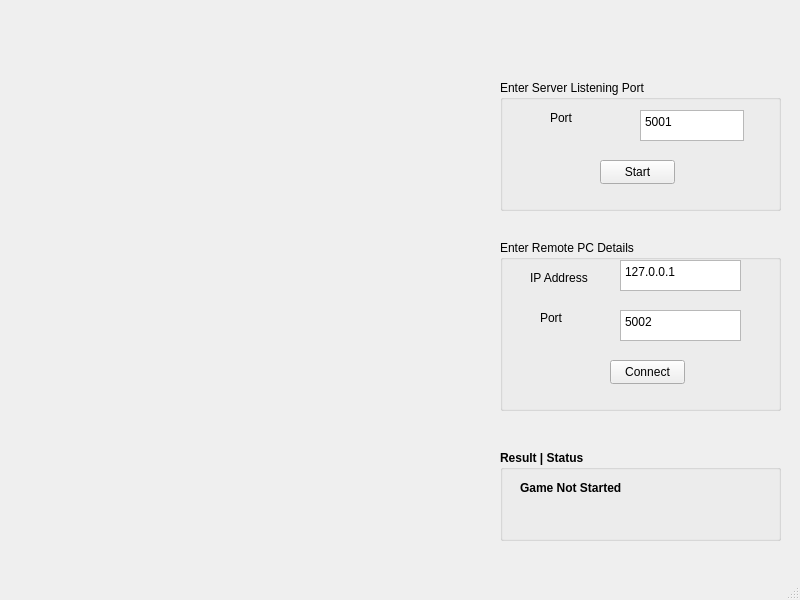
<?xml version="1.0" encoding="UTF-8"?>
<ui version="4.0">
 <class>TicTacToeMainWindow</class>
 <widget class="QMainWindow" name="TicTacToeMainWindow">
  <property name="geometry">
   <rect>
    <x>0</x>
    <y>0</y>
    <width>800</width>
    <height>600</height>
   </rect>
  </property>
  <property name="windowTitle">
   <string>TicTacToeMainWindow</string>
  </property>
  <widget class="QWidget" name="centralwidget">
   <widget class="QGroupBox" name="groupBox">
    <property name="geometry">
     <rect>
      <x>500</x>
      <y>80</y>
      <width>281</width>
      <height>131</height>
     </rect>
    </property>
    <property name="title">
     <string>Enter Server Listening Port</string>
    </property>
    <widget class="QTextEdit" name="textEditPort">
     <property name="geometry">
      <rect>
       <x>140</x>
       <y>30</y>
       <width>104</width>
       <height>31</height>
      </rect>
     </property>
     <property name="html">
      <string>&lt;!DOCTYPE HTML PUBLIC &quot;-//W3C//DTD HTML 4.0//EN&quot; &quot;http://www.w3.org/TR/REC-html40/strict.dtd&quot;&gt;
&lt;html&gt;&lt;head&gt;&lt;meta name=&quot;qrichtext&quot; content=&quot;1&quot; /&gt;&lt;meta charset=&quot;utf-8&quot; /&gt;&lt;style type=&quot;text/css&quot;&gt;
p, li { white-space: pre-wrap; }
&lt;/style&gt;&lt;/head&gt;&lt;body style=&quot; font-family:'Segoe UI'; font-size:9pt; font-weight:400; font-style:normal;&quot;&gt;
&lt;p style=&quot; margin-top:0px; margin-bottom:0px; margin-left:0px; margin-right:0px; -qt-block-indent:0; text-indent:0px;&quot;&gt;5001&lt;/p&gt;&lt;/body&gt;&lt;/html&gt;</string>
     </property>
    </widget>
    <widget class="QLabel" name="label">
     <property name="geometry">
      <rect>
       <x>50</x>
       <y>30</y>
       <width>49</width>
       <height>16</height>
      </rect>
     </property>
     <property name="text">
      <string>Port</string>
     </property>
    </widget>
    <widget class="QPushButton" name="pushButtonStart">
     <property name="geometry">
      <rect>
       <x>100</x>
       <y>80</y>
       <width>75</width>
       <height>24</height>
      </rect>
     </property>
     <property name="text">
      <string>Start</string>
     </property>
    </widget>
   </widget>
   <widget class="QGroupBox" name="groupBox_2">
    <property name="geometry">
     <rect>
      <x>500</x>
      <y>240</y>
      <width>281</width>
      <height>171</height>
     </rect>
    </property>
    <property name="title">
     <string>Enter Remote PC Details</string>
    </property>
    <widget class="QTextEdit" name="textEditRemoteIPAddr">
     <property name="geometry">
      <rect>
       <x>120</x>
       <y>20</y>
       <width>121</width>
       <height>31</height>
      </rect>
     </property>
     <property name="html">
      <string>&lt;!DOCTYPE HTML PUBLIC &quot;-//W3C//DTD HTML 4.0//EN&quot; &quot;http://www.w3.org/TR/REC-html40/strict.dtd&quot;&gt;
&lt;html&gt;&lt;head&gt;&lt;meta name=&quot;qrichtext&quot; content=&quot;1&quot; /&gt;&lt;meta charset=&quot;utf-8&quot; /&gt;&lt;style type=&quot;text/css&quot;&gt;
p, li { white-space: pre-wrap; }
&lt;/style&gt;&lt;/head&gt;&lt;body style=&quot; font-family:'Segoe UI'; font-size:9pt; font-weight:400; font-style:normal;&quot;&gt;
&lt;p style=&quot; margin-top:0px; margin-bottom:0px; margin-left:0px; margin-right:0px; -qt-block-indent:0; text-indent:0px;&quot;&gt;127.0.0.1&lt;/p&gt;&lt;/body&gt;&lt;/html&gt;</string>
     </property>
    </widget>
    <widget class="QLabel" name="label_2">
     <property name="geometry">
      <rect>
       <x>30</x>
       <y>30</y>
       <width>61</width>
       <height>16</height>
      </rect>
     </property>
     <property name="text">
      <string>IP Address</string>
     </property>
    </widget>
    <widget class="QTextEdit" name="textEditRemotePort">
     <property name="geometry">
      <rect>
       <x>120</x>
       <y>70</y>
       <width>121</width>
       <height>31</height>
      </rect>
     </property>
     <property name="html">
      <string>&lt;!DOCTYPE HTML PUBLIC &quot;-//W3C//DTD HTML 4.0//EN&quot; &quot;http://www.w3.org/TR/REC-html40/strict.dtd&quot;&gt;
&lt;html&gt;&lt;head&gt;&lt;meta name=&quot;qrichtext&quot; content=&quot;1&quot; /&gt;&lt;meta charset=&quot;utf-8&quot; /&gt;&lt;style type=&quot;text/css&quot;&gt;
p, li { white-space: pre-wrap; }
&lt;/style&gt;&lt;/head&gt;&lt;body style=&quot; font-family:'Segoe UI'; font-size:9pt; font-weight:400; font-style:normal;&quot;&gt;
&lt;p style=&quot; margin-top:0px; margin-bottom:0px; margin-left:0px; margin-right:0px; -qt-block-indent:0; text-indent:0px;&quot;&gt;5002&lt;/p&gt;&lt;/body&gt;&lt;/html&gt;</string>
     </property>
    </widget>
    <widget class="QLabel" name="label_3">
     <property name="geometry">
      <rect>
       <x>40</x>
       <y>70</y>
       <width>49</width>
       <height>16</height>
      </rect>
     </property>
     <property name="text">
      <string>Port</string>
     </property>
    </widget>
    <widget class="QPushButton" name="pushButtonConnect">
     <property name="geometry">
      <rect>
       <x>110</x>
       <y>120</y>
       <width>75</width>
       <height>24</height>
      </rect>
     </property>
     <property name="text">
      <string>Connect</string>
     </property>
    </widget>
   </widget>
   <widget class="QGroupBox" name="groupBox_3">
    <property name="geometry">
     <rect>
      <x>500</x>
      <y>450</y>
      <width>281</width>
      <height>91</height>
     </rect>
    </property>
    <property name="font">
     <font>
      <bold>true</bold>
     </font>
    </property>
    <property name="title">
     <string>Result | Status</string>
    </property>
    <widget class="QLabel" name="labelResult">
     <property name="geometry">
      <rect>
       <x>20</x>
       <y>30</y>
       <width>181</width>
       <height>16</height>
      </rect>
     </property>
     <property name="text">
      <string>Game Not Started</string>
     </property>
    </widget>
   </widget>
  </widget>
  <widget class="QMenuBar" name="menubar">
   <property name="geometry">
    <rect>
     <x>0</x>
     <y>0</y>
     <width>800</width>
     <height>22</height>
    </rect>
   </property>
  </widget>
  <widget class="QStatusBar" name="statusbar"/>
 </widget>
 <resources/>
 <connections/>
</ui>
